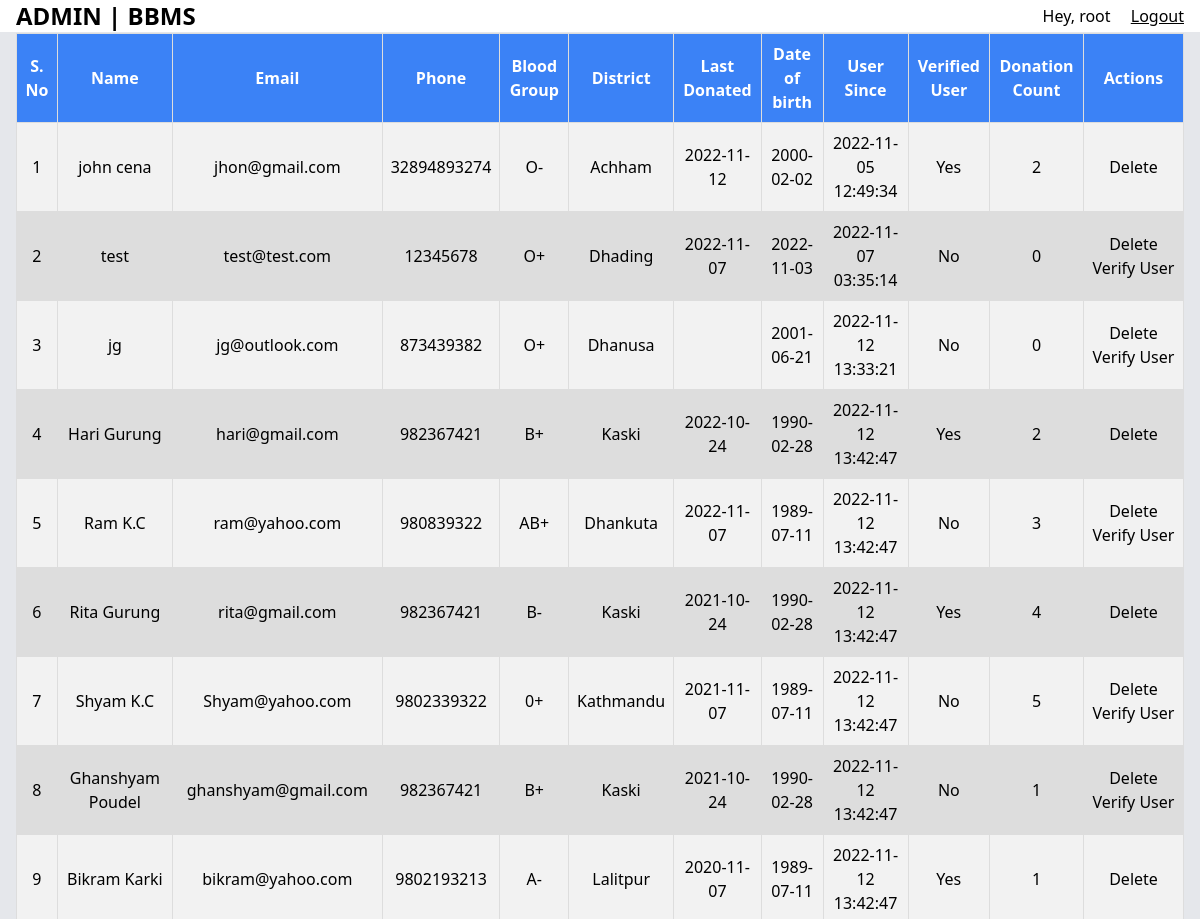
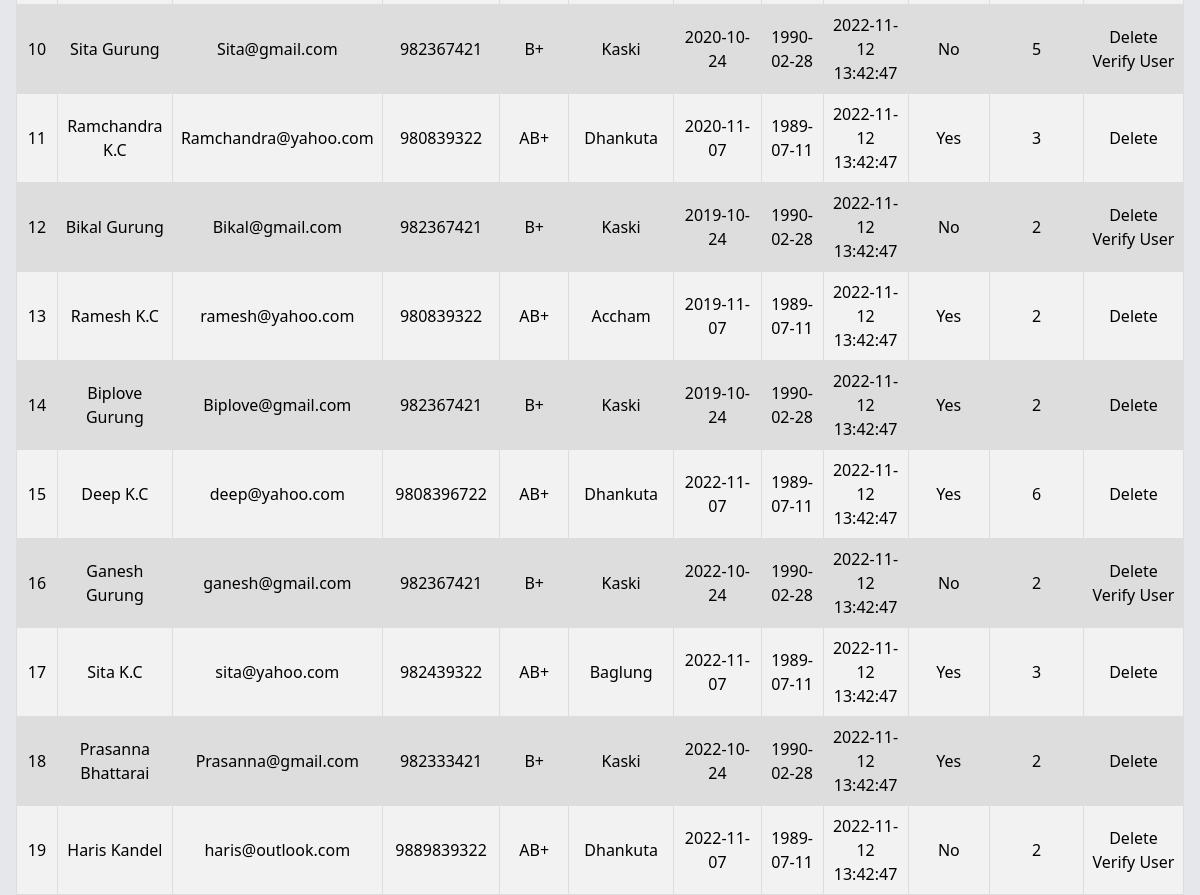
The page /admin/manage-users.php (signed in) on the database its author committed (2 pictures, top to bottom).
### tables this page shows
CREATE TABLE IF NOT EXISTS `users` (
  `id` int NOT NULL AUTO_INCREMENT,
  `name` varchar(100) NOT NULL,
  `bloodgroup` varchar(20) NOT NULL,
  `district` varchar(100) NOT NULL,
  `email` varchar(250) NOT NULL,
  `mobile` varchar(20) NOT NULL,
  `password` varchar(250) NOT NULL,
  `lastdonated` varchar(100) NOT NULL,
  `dob` varchar(50) NOT NULL,
  `timestamps` timestamp NOT NULL DEFAULT CURRENT_TIMESTAMP,
  `admin_verified` tinyint(1) NOT NULL DEFAULT '0',
  `donation_count` int NOT NULL DEFAULT '0',
  PRIMARY KEY (`id`)
);

### public/admin/manage-users.php (the view, shortened to what this page needs)
<?php
require_once('../../app/db/index.php');
if ($stmt1 =
    $conn->prepare('SELECT id, name, email, mobile, bloodgroup, district, lastdonated, dob, timestamps, admin_verified, donation_count FROM users ')
) {
    $stmt1->execute();
    $stmt1->store_result();
    $stmt1->bind_result($id, $name, $email, $mobile, $bloodgroup, $district, $lastdonated, $dob, $timestamps, $admin_verified, $donation_count);
}
?>
<!DOCTYPE html>
<html lang="en">
<head>
    <link rel="stylesheet" href="../styles/output.css">
</head>
<body>
    <?php require_once("../include/admin/navbar.php") ?>
    <main class="relative min-h-[92vh] max-h-[92vh] w-full bg-gray-200 px-2 sm:px-4 grid place-items-center bg-center bg-no-repeat bg-cover">
        <div class="max-h-[80vh] overflow-auto">
            <?php
            if ($stmt1->num_rows() === 0) {
            ?>
                <span class="text-xl font-bold">No User Records Found</span>
            <?php
            } else {
            ?>
                <table id="results" class="max-w-7xl">
                    <tr>
                        <th>S. No</th>
                        <th>Name</th>
                        <th>Email</th>
                        <th>Phone</th>
                        <th>Blood Group</th>
                        <th>District</th>
                        <th>Last Donated</th>
                        <th>Date of birth</th>
                        <th>User Since</th>
                        <th>Verified User</th>
                        <th>Donation Count</th>
                        <th>Actions</th>
                    </tr>
                    <?php
                    $count = 1;
                    while ($stmt1->fetch()) {
                        echo '<tr>
                                    <td>' . $count . '</td>
                                    <td>' . $name . '</td>
                                    <td>' . $email . '</td>
                                    <td>' . $mobile . '</td>
                                    <td>' . $bloodgroup . '</td>
                                    <td>' . $district . '</td>
                                    <td>' . $lastdonated . '</td>
                                    <td>' . $dob . '</td>
                                    <td>' . $timestamps . '</td>
                                    <td>' . ($admin_verified ? "Yes" : "No") . '</td>
                                    <td>' . $donation_count . '</td>
                                    <td style="width: 100px">
                                        <a class="hover:underline" href="./manage-users.php?id=' . $id . '&action=delete">Delete</a>
                                        </br>
                                        ' . (!$admin_verified ? "<a class='hover:underline' href=./manage-users.php?id=$id&action=verify>Verify User</a>" : "") . '
                                    </td>
                                </tr>';
                        $count++;
                    }
                    ?>
                </table>
            <?php } ?>
        </div>
    </main>
</body>
</html>

### rows shown on the page
users: name "john cena", email "jhon@gmail.com", mobile "32894893274", bloodgroup "O-", district "Achham", lastdonated "2022-11-12", dob "2000-02-02", timestamps "2022-11-05 12:49:34", admin_verified "Yes", donation_count "2"
users: name "test", email "test@test.com", mobile "12345678", bloodgroup "O+", district "Dhading", lastdonated "2022-11-07", dob "2022-11-03", timestamps "2022-11-07 03:35:14", admin_verified "No", donation_count "0"
users: name "jg", email "jg@outlook.com", mobile "873439382", bloodgroup "O+", district "Dhanusa", dob "2001-06-21", timestamps "2022-11-12 13:33:21", admin_verified "No", donation_count "0"
users: name "Hari Gurung", email "hari@gmail.com", mobile "982367421", bloodgroup "B+", district "Kaski", lastdonated "2022-10-24", dob "1990-02-28", timestamps "2022-11-12 13:42:47", admin_verified "Yes", donation_count "2"
users: name "Ram K.C", email "ram@yahoo.com", mobile "980839322", bloodgroup "AB+", district "Dhankuta", lastdonated "2022-11-07", dob "1989-07-11", timestamps "2022-11-12 13:42:47", admin_verified "No", donation_count "3"
users: name "Rita Gurung", email "rita@gmail.com", mobile "982367421", bloodgroup "B-", district "Kaski", lastdonated "2021-10-24", dob "1990-02-28", timestamps "2022-11-12 13:42:47", admin_verified "Yes", donation_count "4"
users: name "Shyam K.C", email "Shyam@yahoo.com", mobile "9802339322", bloodgroup "0+", district "Kathmandu", lastdonated "2021-11-07", dob "1989-07-11", timestamps "2022-11-12 13:42:47", admin_verified "No", donation_count "5"
users: name "Ghanshyam Poudel", email "ghanshyam@gmail.com", mobile "982367421", bloodgroup "B+", district "Kaski", lastdonated "2021-10-24", dob "1990-02-28", timestamps "2022-11-12 13:42:47", admin_verified "No", donation_count "1"
users: name "Bikram Karki", email "bikram@yahoo.com", mobile "9802193213", bloodgroup "A-", district "Lalitpur", lastdonated "2020-11-07", dob "1989-07-11", timestamps "2022-11-12 13:42:47", admin_verified "Yes", donation_count "1"
users: name "Sita Gurung", email "Sita@gmail.com", mobile "982367421", bloodgroup "B+", district "Kaski", lastdonated "2020-10-24", dob "1990-02-28", timestamps "2022-11-12 13:42:47", admin_verified "No", donation_count "5"
users: name "Ramchandra K.C", email "Ramchandra@yahoo.com", mobile "980839322", bloodgroup "AB+", district "Dhankuta", lastdonated "2020-11-07", dob "1989-07-11", timestamps "2022-11-12 13:42:47", admin_verified "Yes", donation_count "3"
users: name "Bikal Gurung", email "Bikal@gmail.com", mobile "982367421", bloodgroup "B+", district "Kaski", lastdonated "2019-10-24", dob "1990-02-28", timestamps "2022-11-12 13:42:47", admin_verified "No", donation_count "2"
users: name "Ramesh K.C", email "ramesh@yahoo.com", mobile "980839322", bloodgroup "AB+", district "Accham", lastdonated "2019-11-07", dob "1989-07-11", timestamps "2022-11-12 13:42:47", admin_verified "Yes", donation_count "2"
users: name "Biplove Gurung", email "Biplove@gmail.com", mobile "982367421", bloodgroup "B+", district "Kaski", lastdonated "2019-10-24", dob "1990-02-28", timestamps "2022-11-12 13:42:47", admin_verified "Yes", donation_count "2"
users: name "Deep K.C", email "deep@yahoo.com", mobile "9808396722", bloodgroup "AB+", district "Dhankuta", lastdonated "2022-11-07", dob "1989-07-11", timestamps "2022-11-12 13:42:47", admin_verified "Yes", donation_count "6"
users: name "Ganesh Gurung", email "ganesh@gmail.com", mobile "982367421", bloodgroup "B+", district "Kaski", lastdonated "2022-10-24", dob "1990-02-28", timestamps "2022-11-12 13:42:47", admin_verified "No", donation_count "2"
users: name "Sita K.C", email "sita@yahoo.com", mobile "982439322", bloodgroup "AB+", district "Baglung", lastdonated "2022-11-07", dob "1989-07-11", timestamps "2022-11-12 13:42:47", admin_verified "Yes", donation_count "3"
users: name "Prasanna Bhattarai", email "Prasanna@gmail.com", mobile "982333421", bloodgroup "B+", district "Kaski", lastdonated "2022-10-24", dob "1990-02-28", timestamps "2022-11-12 13:42:47", admin_verified "Yes", donation_count "2"
users: name "Haris Kandel", email "haris@outlook.com", mobile "9889839322", bloodgroup "AB+", district "Dhankuta", lastdonated "2022-11-07", dob "1989-07-11", timestamps "2022-11-12 13:42:47", admin_verified "No", donation_count "2"

### other values the page prints
$_SESSION['admin_username'] "root"
